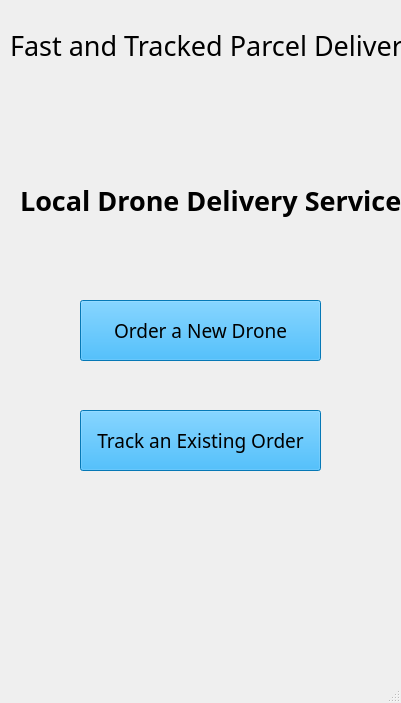
<?xml version="1.0" encoding="UTF-8"?>
<ui version="4.0">
 <class>SignUp</class>
 <widget class="QMainWindow" name="SignUp">
  <property name="geometry">
   <rect>
    <x>0</x>
    <y>0</y>
    <width>401</width>
    <height>703</height>
   </rect>
  </property>
  <property name="windowTitle">
   <string>MainWindow</string>
  </property>
  <property name="autoFillBackground">
   <bool>false</bool>
  </property>
  <property name="styleSheet">
   <string notr="true"/>
  </property>
  <widget class="QWidget" name="centralwidget">
   <property name="styleSheet">
    <string notr="true"/>
   </property>
   <widget class="QPushButton" name="orderANewDroneButton">
    <property name="geometry">
     <rect>
      <x>80</x>
      <y>300</y>
      <width>241</width>
      <height>61</height>
     </rect>
    </property>
    <property name="palette">
     <palette>
      <active>
       <colorrole role="WindowText">
        <brush brushstyle="SolidPattern">
         <color alpha="255">
          <red>0</red>
          <green>0</green>
          <blue>0</blue>
         </color>
        </brush>
       </colorrole>
       <colorrole role="Button">
        <brush brushstyle="SolidPattern">
         <color alpha="255">
          <red>7</red>
          <green>168</green>
          <blue>255</blue>
         </color>
        </brush>
       </colorrole>
       <colorrole role="Light">
        <brush brushstyle="SolidPattern">
         <color alpha="255">
          <red>135</red>
          <green>213</green>
          <blue>255</blue>
         </color>
        </brush>
       </colorrole>
       <colorrole role="Midlight">
        <brush brushstyle="SolidPattern">
         <color alpha="255">
          <red>71</red>
          <green>190</green>
          <blue>255</blue>
         </color>
        </brush>
       </colorrole>
       <colorrole role="Dark">
        <brush brushstyle="SolidPattern">
         <color alpha="255">
          <red>3</red>
          <green>84</green>
          <blue>127</blue>
         </color>
        </brush>
       </colorrole>
       <colorrole role="Mid">
        <brush brushstyle="SolidPattern">
         <color alpha="255">
          <red>4</red>
          <green>112</green>
          <blue>170</blue>
         </color>
        </brush>
       </colorrole>
       <colorrole role="Text">
        <brush brushstyle="SolidPattern">
         <color alpha="255">
          <red>0</red>
          <green>0</green>
          <blue>0</blue>
         </color>
        </brush>
       </colorrole>
       <colorrole role="BrightText">
        <brush brushstyle="SolidPattern">
         <color alpha="255">
          <red>255</red>
          <green>255</green>
          <blue>255</blue>
         </color>
        </brush>
       </colorrole>
       <colorrole role="ButtonText">
        <brush brushstyle="SolidPattern">
         <color alpha="255">
          <red>0</red>
          <green>0</green>
          <blue>0</blue>
         </color>
        </brush>
       </colorrole>
       <colorrole role="Base">
        <brush brushstyle="SolidPattern">
         <color alpha="255">
          <red>255</red>
          <green>255</green>
          <blue>255</blue>
         </color>
        </brush>
       </colorrole>
       <colorrole role="Window">
        <brush brushstyle="SolidPattern">
         <color alpha="255">
          <red>7</red>
          <green>168</green>
          <blue>255</blue>
         </color>
        </brush>
       </colorrole>
       <colorrole role="Shadow">
        <brush brushstyle="SolidPattern">
         <color alpha="255">
          <red>0</red>
          <green>0</green>
          <blue>0</blue>
         </color>
        </brush>
       </colorrole>
       <colorrole role="AlternateBase">
        <brush brushstyle="SolidPattern">
         <color alpha="255">
          <red>131</red>
          <green>211</green>
          <blue>255</blue>
         </color>
        </brush>
       </colorrole>
       <colorrole role="ToolTipBase">
        <brush brushstyle="SolidPattern">
         <color alpha="255">
          <red>255</red>
          <green>255</green>
          <blue>220</blue>
         </color>
        </brush>
       </colorrole>
       <colorrole role="ToolTipText">
        <brush brushstyle="SolidPattern">
         <color alpha="255">
          <red>0</red>
          <green>0</green>
          <blue>0</blue>
         </color>
        </brush>
       </colorrole>
      </active>
      <inactive>
       <colorrole role="WindowText">
        <brush brushstyle="SolidPattern">
         <color alpha="255">
          <red>0</red>
          <green>0</green>
          <blue>0</blue>
         </color>
        </brush>
       </colorrole>
       <colorrole role="Button">
        <brush brushstyle="SolidPattern">
         <color alpha="255">
          <red>7</red>
          <green>168</green>
          <blue>255</blue>
         </color>
        </brush>
       </colorrole>
       <colorrole role="Light">
        <brush brushstyle="SolidPattern">
         <color alpha="255">
          <red>135</red>
          <green>213</green>
          <blue>255</blue>
         </color>
        </brush>
       </colorrole>
       <colorrole role="Midlight">
        <brush brushstyle="SolidPattern">
         <color alpha="255">
          <red>71</red>
          <green>190</green>
          <blue>255</blue>
         </color>
        </brush>
       </colorrole>
       <colorrole role="Dark">
        <brush brushstyle="SolidPattern">
         <color alpha="255">
          <red>3</red>
          <green>84</green>
          <blue>127</blue>
         </color>
        </brush>
       </colorrole>
       <colorrole role="Mid">
        <brush brushstyle="SolidPattern">
         <color alpha="255">
          <red>4</red>
          <green>112</green>
          <blue>170</blue>
         </color>
        </brush>
       </colorrole>
       <colorrole role="Text">
        <brush brushstyle="SolidPattern">
         <color alpha="255">
          <red>0</red>
          <green>0</green>
          <blue>0</blue>
         </color>
        </brush>
       </colorrole>
       <colorrole role="BrightText">
        <brush brushstyle="SolidPattern">
         <color alpha="255">
          <red>255</red>
          <green>255</green>
          <blue>255</blue>
         </color>
        </brush>
       </colorrole>
       <colorrole role="ButtonText">
        <brush brushstyle="SolidPattern">
         <color alpha="255">
          <red>0</red>
          <green>0</green>
          <blue>0</blue>
         </color>
        </brush>
       </colorrole>
       <colorrole role="Base">
        <brush brushstyle="SolidPattern">
         <color alpha="255">
          <red>255</red>
          <green>255</green>
          <blue>255</blue>
         </color>
        </brush>
       </colorrole>
       <colorrole role="Window">
        <brush brushstyle="SolidPattern">
         <color alpha="255">
          <red>7</red>
          <green>168</green>
          <blue>255</blue>
         </color>
        </brush>
       </colorrole>
       <colorrole role="Shadow">
        <brush brushstyle="SolidPattern">
         <color alpha="255">
          <red>0</red>
          <green>0</green>
          <blue>0</blue>
         </color>
        </brush>
       </colorrole>
       <colorrole role="AlternateBase">
        <brush brushstyle="SolidPattern">
         <color alpha="255">
          <red>131</red>
          <green>211</green>
          <blue>255</blue>
         </color>
        </brush>
       </colorrole>
       <colorrole role="ToolTipBase">
        <brush brushstyle="SolidPattern">
         <color alpha="255">
          <red>255</red>
          <green>255</green>
          <blue>220</blue>
         </color>
        </brush>
       </colorrole>
       <colorrole role="ToolTipText">
        <brush brushstyle="SolidPattern">
         <color alpha="255">
          <red>0</red>
          <green>0</green>
          <blue>0</blue>
         </color>
        </brush>
       </colorrole>
      </inactive>
      <disabled>
       <colorrole role="WindowText">
        <brush brushstyle="SolidPattern">
         <color alpha="255">
          <red>3</red>
          <green>84</green>
          <blue>127</blue>
         </color>
        </brush>
       </colorrole>
       <colorrole role="Button">
        <brush brushstyle="SolidPattern">
         <color alpha="255">
          <red>7</red>
          <green>168</green>
          <blue>255</blue>
         </color>
        </brush>
       </colorrole>
       <colorrole role="Light">
        <brush brushstyle="SolidPattern">
         <color alpha="255">
          <red>135</red>
          <green>213</green>
          <blue>255</blue>
         </color>
        </brush>
       </colorrole>
       <colorrole role="Midlight">
        <brush brushstyle="SolidPattern">
         <color alpha="255">
          <red>71</red>
          <green>190</green>
          <blue>255</blue>
         </color>
        </brush>
       </colorrole>
       <colorrole role="Dark">
        <brush brushstyle="SolidPattern">
         <color alpha="255">
          <red>3</red>
          <green>84</green>
          <blue>127</blue>
         </color>
        </brush>
       </colorrole>
       <colorrole role="Mid">
        <brush brushstyle="SolidPattern">
         <color alpha="255">
          <red>4</red>
          <green>112</green>
          <blue>170</blue>
         </color>
        </brush>
       </colorrole>
       <colorrole role="Text">
        <brush brushstyle="SolidPattern">
         <color alpha="255">
          <red>3</red>
          <green>84</green>
          <blue>127</blue>
         </color>
        </brush>
       </colorrole>
       <colorrole role="BrightText">
        <brush brushstyle="SolidPattern">
         <color alpha="255">
          <red>255</red>
          <green>255</green>
          <blue>255</blue>
         </color>
        </brush>
       </colorrole>
       <colorrole role="ButtonText">
        <brush brushstyle="SolidPattern">
         <color alpha="255">
          <red>3</red>
          <green>84</green>
          <blue>127</blue>
         </color>
        </brush>
       </colorrole>
       <colorrole role="Base">
        <brush brushstyle="SolidPattern">
         <color alpha="255">
          <red>7</red>
          <green>168</green>
          <blue>255</blue>
         </color>
        </brush>
       </colorrole>
       <colorrole role="Window">
        <brush brushstyle="SolidPattern">
         <color alpha="255">
          <red>7</red>
          <green>168</green>
          <blue>255</blue>
         </color>
        </brush>
       </colorrole>
       <colorrole role="Shadow">
        <brush brushstyle="SolidPattern">
         <color alpha="255">
          <red>0</red>
          <green>0</green>
          <blue>0</blue>
         </color>
        </brush>
       </colorrole>
       <colorrole role="AlternateBase">
        <brush brushstyle="SolidPattern">
         <color alpha="255">
          <red>7</red>
          <green>168</green>
          <blue>255</blue>
         </color>
        </brush>
       </colorrole>
       <colorrole role="ToolTipBase">
        <brush brushstyle="SolidPattern">
         <color alpha="255">
          <red>255</red>
          <green>255</green>
          <blue>220</blue>
         </color>
        </brush>
       </colorrole>
       <colorrole role="ToolTipText">
        <brush brushstyle="SolidPattern">
         <color alpha="255">
          <red>0</red>
          <green>0</green>
          <blue>0</blue>
         </color>
        </brush>
       </colorrole>
      </disabled>
     </palette>
    </property>
    <property name="font">
     <font>
      <family>Segoe UI Semilight</family>
      <pointsize>14</pointsize>
     </font>
    </property>
    <property name="acceptDrops">
     <bool>false</bool>
    </property>
    <property name="autoFillBackground">
     <bool>false</bool>
    </property>
    <property name="text">
     <string>Order a New Drone</string>
    </property>
   </widget>
   <widget class="QLabel" name="label_3">
    <property name="geometry">
     <rect>
      <x>10</x>
      <y>-10</y>
      <width>451</width>
      <height>111</height>
     </rect>
    </property>
    <property name="font">
     <font>
      <family>Segoe UI Semilight</family>
      <pointsize>20</pointsize>
      <weight>50</weight>
      <bold>false</bold>
     </font>
    </property>
    <property name="text">
     <string>Fast and Tracked Parcel Delivery</string>
    </property>
   </widget>
   <widget class="QLabel" name="label_4">
    <property name="geometry">
     <rect>
      <x>20</x>
      <y>170</y>
      <width>381</width>
      <height>61</height>
     </rect>
    </property>
    <property name="font">
     <font>
      <family>Segoe UI Semibold</family>
      <pointsize>20</pointsize>
      <weight>75</weight>
      <bold>true</bold>
     </font>
    </property>
    <property name="text">
     <string>Local Drone Delivery Service</string>
    </property>
   </widget>
   <widget class="QLabel" name="label_5">
    <property name="geometry">
     <rect>
      <x>130</x>
      <y>60</y>
      <width>121</width>
      <height>141</height>
     </rect>
    </property>
    <property name="text">
     <string/>
    </property>
    <property name="pixmap">
     <pixmap>Vector.png</pixmap>
    </property>
   </widget>
   <widget class="QPushButton" name="trackAnExistingDroneButton">
    <property name="geometry">
     <rect>
      <x>80</x>
      <y>410</y>
      <width>241</width>
      <height>61</height>
     </rect>
    </property>
    <property name="palette">
     <palette>
      <active>
       <colorrole role="WindowText">
        <brush brushstyle="SolidPattern">
         <color alpha="255">
          <red>0</red>
          <green>0</green>
          <blue>0</blue>
         </color>
        </brush>
       </colorrole>
       <colorrole role="Button">
        <brush brushstyle="SolidPattern">
         <color alpha="255">
          <red>7</red>
          <green>168</green>
          <blue>255</blue>
         </color>
        </brush>
       </colorrole>
       <colorrole role="Light">
        <brush brushstyle="SolidPattern">
         <color alpha="255">
          <red>135</red>
          <green>213</green>
          <blue>255</blue>
         </color>
        </brush>
       </colorrole>
       <colorrole role="Midlight">
        <brush brushstyle="SolidPattern">
         <color alpha="255">
          <red>71</red>
          <green>190</green>
          <blue>255</blue>
         </color>
        </brush>
       </colorrole>
       <colorrole role="Dark">
        <brush brushstyle="SolidPattern">
         <color alpha="255">
          <red>3</red>
          <green>84</green>
          <blue>127</blue>
         </color>
        </brush>
       </colorrole>
       <colorrole role="Mid">
        <brush brushstyle="SolidPattern">
         <color alpha="255">
          <red>4</red>
          <green>112</green>
          <blue>170</blue>
         </color>
        </brush>
       </colorrole>
       <colorrole role="Text">
        <brush brushstyle="SolidPattern">
         <color alpha="255">
          <red>0</red>
          <green>0</green>
          <blue>0</blue>
         </color>
        </brush>
       </colorrole>
       <colorrole role="BrightText">
        <brush brushstyle="SolidPattern">
         <color alpha="255">
          <red>255</red>
          <green>255</green>
          <blue>255</blue>
         </color>
        </brush>
       </colorrole>
       <colorrole role="ButtonText">
        <brush brushstyle="SolidPattern">
         <color alpha="255">
          <red>0</red>
          <green>0</green>
          <blue>0</blue>
         </color>
        </brush>
       </colorrole>
       <colorrole role="Base">
        <brush brushstyle="SolidPattern">
         <color alpha="255">
          <red>255</red>
          <green>255</green>
          <blue>255</blue>
         </color>
        </brush>
       </colorrole>
       <colorrole role="Window">
        <brush brushstyle="SolidPattern">
         <color alpha="255">
          <red>7</red>
          <green>168</green>
          <blue>255</blue>
         </color>
        </brush>
       </colorrole>
       <colorrole role="Shadow">
        <brush brushstyle="SolidPattern">
         <color alpha="255">
          <red>0</red>
          <green>0</green>
          <blue>0</blue>
         </color>
        </brush>
       </colorrole>
       <colorrole role="AlternateBase">
        <brush brushstyle="SolidPattern">
         <color alpha="255">
          <red>131</red>
          <green>211</green>
          <blue>255</blue>
         </color>
        </brush>
       </colorrole>
       <colorrole role="ToolTipBase">
        <brush brushstyle="SolidPattern">
         <color alpha="255">
          <red>255</red>
          <green>255</green>
          <blue>220</blue>
         </color>
        </brush>
       </colorrole>
       <colorrole role="ToolTipText">
        <brush brushstyle="SolidPattern">
         <color alpha="255">
          <red>0</red>
          <green>0</green>
          <blue>0</blue>
         </color>
        </brush>
       </colorrole>
      </active>
      <inactive>
       <colorrole role="WindowText">
        <brush brushstyle="SolidPattern">
         <color alpha="255">
          <red>0</red>
          <green>0</green>
          <blue>0</blue>
         </color>
        </brush>
       </colorrole>
       <colorrole role="Button">
        <brush brushstyle="SolidPattern">
         <color alpha="255">
          <red>7</red>
          <green>168</green>
          <blue>255</blue>
         </color>
        </brush>
       </colorrole>
       <colorrole role="Light">
        <brush brushstyle="SolidPattern">
         <color alpha="255">
          <red>135</red>
          <green>213</green>
          <blue>255</blue>
         </color>
        </brush>
       </colorrole>
       <colorrole role="Midlight">
        <brush brushstyle="SolidPattern">
         <color alpha="255">
          <red>71</red>
          <green>190</green>
          <blue>255</blue>
         </color>
        </brush>
       </colorrole>
       <colorrole role="Dark">
        <brush brushstyle="SolidPattern">
         <color alpha="255">
          <red>3</red>
          <green>84</green>
          <blue>127</blue>
         </color>
        </brush>
       </colorrole>
       <colorrole role="Mid">
        <brush brushstyle="SolidPattern">
         <color alpha="255">
          <red>4</red>
          <green>112</green>
          <blue>170</blue>
         </color>
        </brush>
       </colorrole>
       <colorrole role="Text">
        <brush brushstyle="SolidPattern">
         <color alpha="255">
          <red>0</red>
          <green>0</green>
          <blue>0</blue>
         </color>
        </brush>
       </colorrole>
       <colorrole role="BrightText">
        <brush brushstyle="SolidPattern">
         <color alpha="255">
          <red>255</red>
          <green>255</green>
          <blue>255</blue>
         </color>
        </brush>
       </colorrole>
       <colorrole role="ButtonText">
        <brush brushstyle="SolidPattern">
         <color alpha="255">
          <red>0</red>
          <green>0</green>
          <blue>0</blue>
         </color>
        </brush>
       </colorrole>
       <colorrole role="Base">
        <brush brushstyle="SolidPattern">
         <color alpha="255">
          <red>255</red>
          <green>255</green>
          <blue>255</blue>
         </color>
        </brush>
       </colorrole>
       <colorrole role="Window">
        <brush brushstyle="SolidPattern">
         <color alpha="255">
          <red>7</red>
          <green>168</green>
          <blue>255</blue>
         </color>
        </brush>
       </colorrole>
       <colorrole role="Shadow">
        <brush brushstyle="SolidPattern">
         <color alpha="255">
          <red>0</red>
          <green>0</green>
          <blue>0</blue>
         </color>
        </brush>
       </colorrole>
       <colorrole role="AlternateBase">
        <brush brushstyle="SolidPattern">
         <color alpha="255">
          <red>131</red>
          <green>211</green>
          <blue>255</blue>
         </color>
        </brush>
       </colorrole>
       <colorrole role="ToolTipBase">
        <brush brushstyle="SolidPattern">
         <color alpha="255">
          <red>255</red>
          <green>255</green>
          <blue>220</blue>
         </color>
        </brush>
       </colorrole>
       <colorrole role="ToolTipText">
        <brush brushstyle="SolidPattern">
         <color alpha="255">
          <red>0</red>
          <green>0</green>
          <blue>0</blue>
         </color>
        </brush>
       </colorrole>
      </inactive>
      <disabled>
       <colorrole role="WindowText">
        <brush brushstyle="SolidPattern">
         <color alpha="255">
          <red>3</red>
          <green>84</green>
          <blue>127</blue>
         </color>
        </brush>
       </colorrole>
       <colorrole role="Button">
        <brush brushstyle="SolidPattern">
         <color alpha="255">
          <red>7</red>
          <green>168</green>
          <blue>255</blue>
         </color>
        </brush>
       </colorrole>
       <colorrole role="Light">
        <brush brushstyle="SolidPattern">
         <color alpha="255">
          <red>135</red>
          <green>213</green>
          <blue>255</blue>
         </color>
        </brush>
       </colorrole>
       <colorrole role="Midlight">
        <brush brushstyle="SolidPattern">
         <color alpha="255">
          <red>71</red>
          <green>190</green>
          <blue>255</blue>
         </color>
        </brush>
       </colorrole>
       <colorrole role="Dark">
        <brush brushstyle="SolidPattern">
         <color alpha="255">
          <red>3</red>
          <green>84</green>
          <blue>127</blue>
         </color>
        </brush>
       </colorrole>
       <colorrole role="Mid">
        <brush brushstyle="SolidPattern">
         <color alpha="255">
          <red>4</red>
          <green>112</green>
          <blue>170</blue>
         </color>
        </brush>
       </colorrole>
       <colorrole role="Text">
        <brush brushstyle="SolidPattern">
         <color alpha="255">
          <red>3</red>
          <green>84</green>
          <blue>127</blue>
         </color>
        </brush>
       </colorrole>
       <colorrole role="BrightText">
        <brush brushstyle="SolidPattern">
         <color alpha="255">
          <red>255</red>
          <green>255</green>
          <blue>255</blue>
         </color>
        </brush>
       </colorrole>
       <colorrole role="ButtonText">
        <brush brushstyle="SolidPattern">
         <color alpha="255">
          <red>3</red>
          <green>84</green>
          <blue>127</blue>
         </color>
        </brush>
       </colorrole>
       <colorrole role="Base">
        <brush brushstyle="SolidPattern">
         <color alpha="255">
          <red>7</red>
          <green>168</green>
          <blue>255</blue>
         </color>
        </brush>
       </colorrole>
       <colorrole role="Window">
        <brush brushstyle="SolidPattern">
         <color alpha="255">
          <red>7</red>
          <green>168</green>
          <blue>255</blue>
         </color>
        </brush>
       </colorrole>
       <colorrole role="Shadow">
        <brush brushstyle="SolidPattern">
         <color alpha="255">
          <red>0</red>
          <green>0</green>
          <blue>0</blue>
         </color>
        </brush>
       </colorrole>
       <colorrole role="AlternateBase">
        <brush brushstyle="SolidPattern">
         <color alpha="255">
          <red>7</red>
          <green>168</green>
          <blue>255</blue>
         </color>
        </brush>
       </colorrole>
       <colorrole role="ToolTipBase">
        <brush brushstyle="SolidPattern">
         <color alpha="255">
          <red>255</red>
          <green>255</green>
          <blue>220</blue>
         </color>
        </brush>
       </colorrole>
       <colorrole role="ToolTipText">
        <brush brushstyle="SolidPattern">
         <color alpha="255">
          <red>0</red>
          <green>0</green>
          <blue>0</blue>
         </color>
        </brush>
       </colorrole>
      </disabled>
     </palette>
    </property>
    <property name="font">
     <font>
      <family>Segoe UI Semilight</family>
      <pointsize>14</pointsize>
     </font>
    </property>
    <property name="acceptDrops">
     <bool>false</bool>
    </property>
    <property name="autoFillBackground">
     <bool>false</bool>
    </property>
    <property name="text">
     <string>Track an Existing Order</string>
    </property>
   </widget>
  </widget>
  <widget class="QMenuBar" name="menubar">
   <property name="geometry">
    <rect>
     <x>0</x>
     <y>0</y>
     <width>401</width>
     <height>21</height>
    </rect>
   </property>
  </widget>
  <widget class="QStatusBar" name="statusbar"/>
 </widget>
 <resources/>
 <connections/>
</ui>
